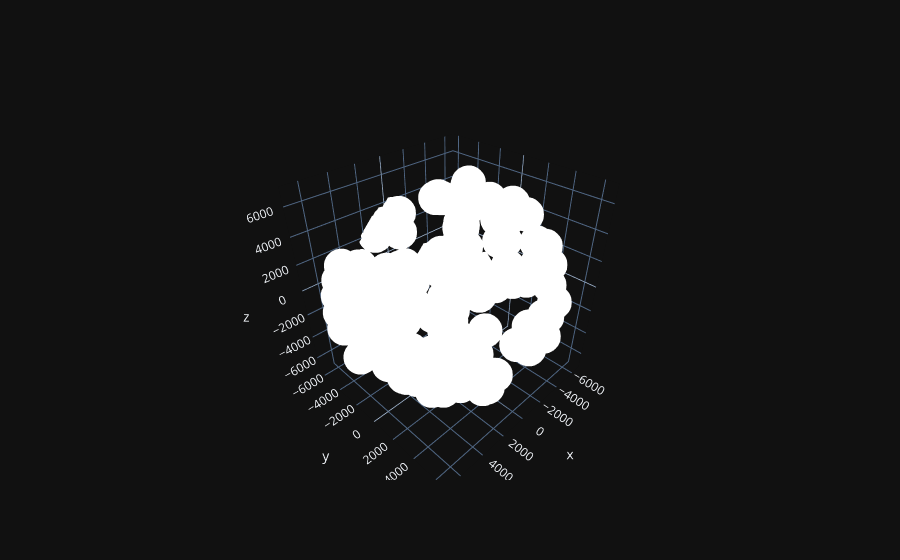

The notebook cell saved with this chart:
### Code cell
Satellite = []
result_satellite = []

for field in fields:
    sat = Satrec()
    satellite = omm.initialize(sat, field)
    jd, fr = xd, xr
    e, r, v = sat.sgp4(jd, fr)
    if any([abs(coord) > 10_000 for coord in r]):
     continue
    Satellite.append(r)
    result_satellite.append([field['OBJECT_NAME'],field['OBJECT_ID'],field['EPOCH'], *r])
    
    
  

data_satellite = np.array(Satellite)
data_satellite = data_satellite[~np.isnan(data_satellite).any(axis=1)]

result_satellite = pd.DataFrame(result_satellite,columns=['OBJECT_NAME','OBJECT_ID','EPOCH','x','y','z']).dropna()

fig = go.Figure(data=[go.Scatter3d(x=data_satellite[:,0], y=data_satellite[:,1], z=data_satellite[:,2],
                                   mode='markers',name="Satellite", marker={"size":12, "color":"white"})])

fig.show()

### Figure 1 — Plotly figure (JSON) as saved in the notebook; plotly's stock layout.template omitted (floating-point values rounded to 4 significant figures; data arrays with more than 128 entries replaced by an {"elided": "..."} marker saying what was removed)
{"data": [{"marker": {"color": "white", "size": 12}, "mode": "markers", "name": "Satellite", "x": {"elided": "203 float values"}, "y": {"elided": "203 float values"}, "z": {"elided": "203 float values"}, "type": "scatter3d"}], "layout": {}}
